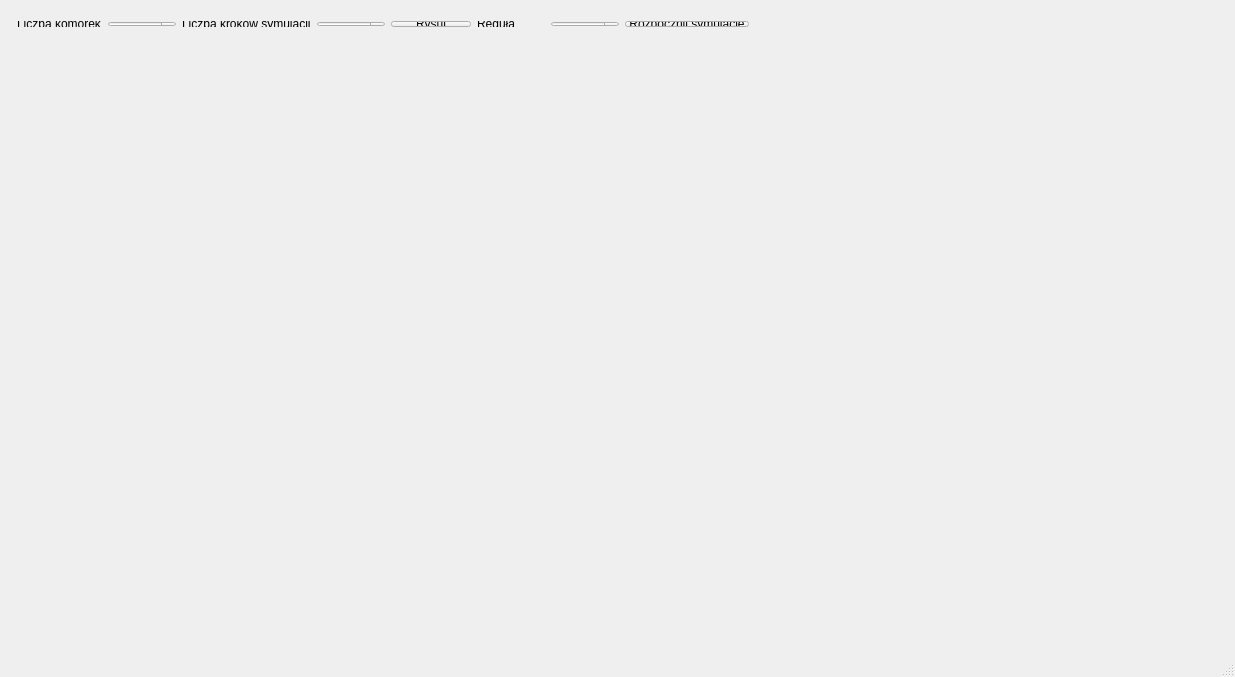
<?xml version="1.0" encoding="UTF-8"?>
<ui version="4.0">
 <class>MainWindow</class>
 <widget class="QMainWindow" name="MainWindow">
  <property name="geometry">
   <rect>
    <x>0</x>
    <y>0</y>
    <width>1235</width>
    <height>677</height>
   </rect>
  </property>
  <property name="windowTitle">
   <string>MainWindow</string>
  </property>
  <widget class="QWidget" name="centralWidget">
   <widget class="QWidget" name="gridLayoutWidget">
    <property name="geometry">
     <rect>
      <x>10</x>
      <y>60</y>
      <width>1201</width>
      <height>72</height>
     </rect>
    </property>
    <layout class="QGridLayout" name="gridContainer"/>
   </widget>
   <widget class="QWidget" name="layoutWidget">
    <property name="geometry">
     <rect>
      <x>6</x>
      <y>10</y>
      <width>754</width>
      <height>28</height>
     </rect>
    </property>
    <layout class="QHBoxLayout" name="horizontalLayout">
     <item>
      <widget class="QLabel" name="label">
       <property name="text">
        <string>Liczba komórek</string>
       </property>
      </widget>
     </item>
     <item>
      <widget class="QSpinBox" name="cellCountInput">
       <property name="minimum">
        <number>1</number>
       </property>
      </widget>
     </item>
     <item>
      <widget class="QLabel" name="label_2">
       <property name="text">
        <string>Liczba kroków symulacji</string>
       </property>
      </widget>
     </item>
     <item>
      <widget class="QSpinBox" name="simulationStepsInput">
       <property name="minimum">
        <number>1</number>
       </property>
      </widget>
     </item>
     <item>
      <widget class="QPushButton" name="drawButton">
       <property name="text">
        <string>Rysuj</string>
       </property>
      </widget>
     </item>
     <item>
      <widget class="QLabel" name="label_3">
       <property name="text">
        <string>Reguła</string>
       </property>
      </widget>
     </item>
     <item>
      <widget class="QSpinBox" name="ruleInput">
       <property name="maximum">
        <number>255</number>
       </property>
      </widget>
     </item>
     <item>
      <widget class="QPushButton" name="startButton">
       <property name="text">
        <string>Rozpocznij symulację</string>
       </property>
      </widget>
     </item>
    </layout>
    <zorder>ruleInput</zorder>
    <zorder>startButton</zorder>
    <zorder>cellCountInput</zorder>
    <zorder>label_3</zorder>
    <zorder>simulationStepsInput</zorder>
    <zorder>label_2</zorder>
    <zorder>label</zorder>
    <zorder>drawButton</zorder>
   </widget>
  </widget>
  <widget class="QMenuBar" name="menuBar">
   <property name="geometry">
    <rect>
     <x>0</x>
     <y>0</y>
     <width>1235</width>
     <height>22</height>
    </rect>
   </property>
  </widget>
  <widget class="QStatusBar" name="statusBar"/>
 </widget>
 <layoutdefault spacing="6" margin="11"/>
 <tabstops>
  <tabstop>cellCountInput</tabstop>
  <tabstop>simulationStepsInput</tabstop>
  <tabstop>ruleInput</tabstop>
  <tabstop>startButton</tabstop>
 </tabstops>
 <resources/>
 <connections/>
</ui>
